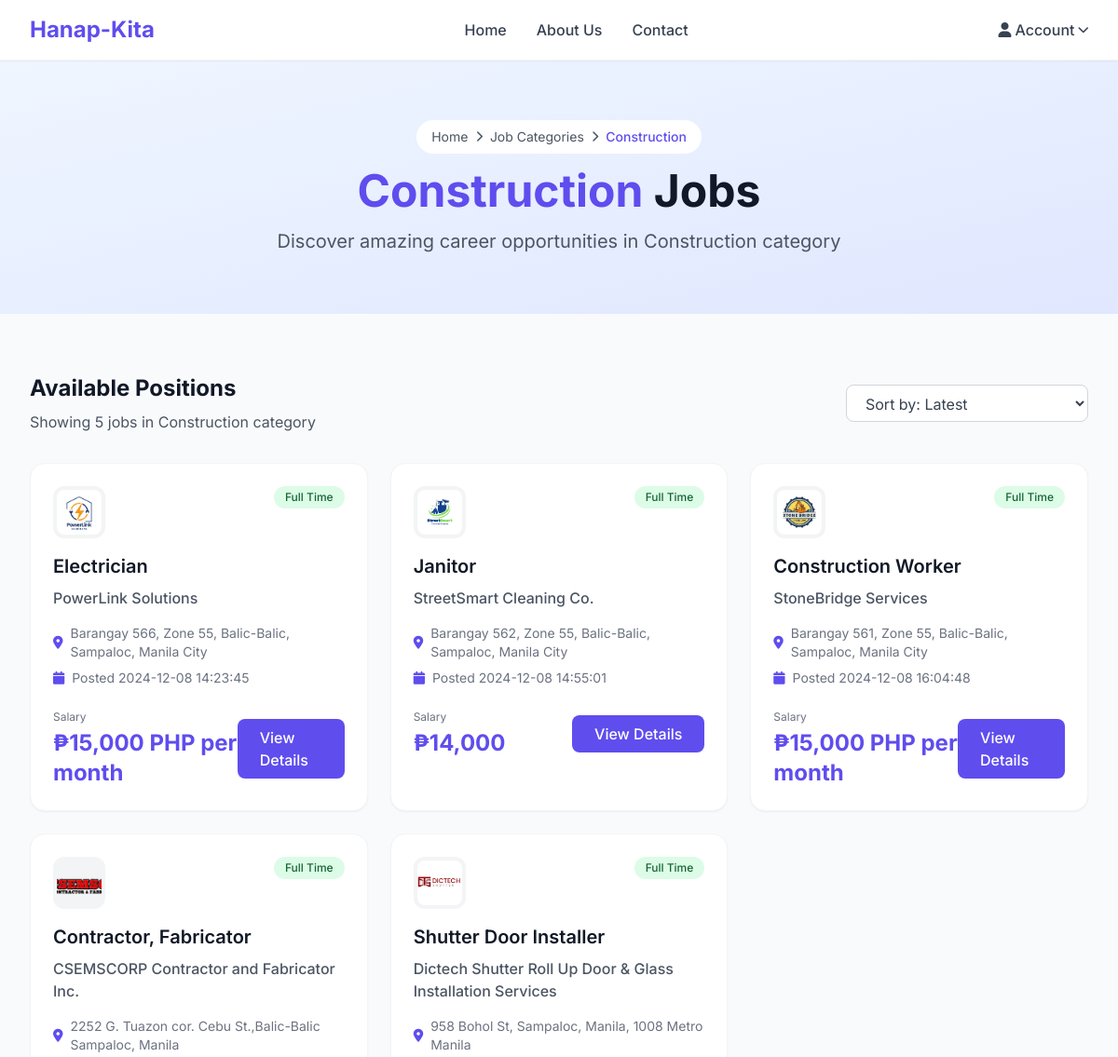
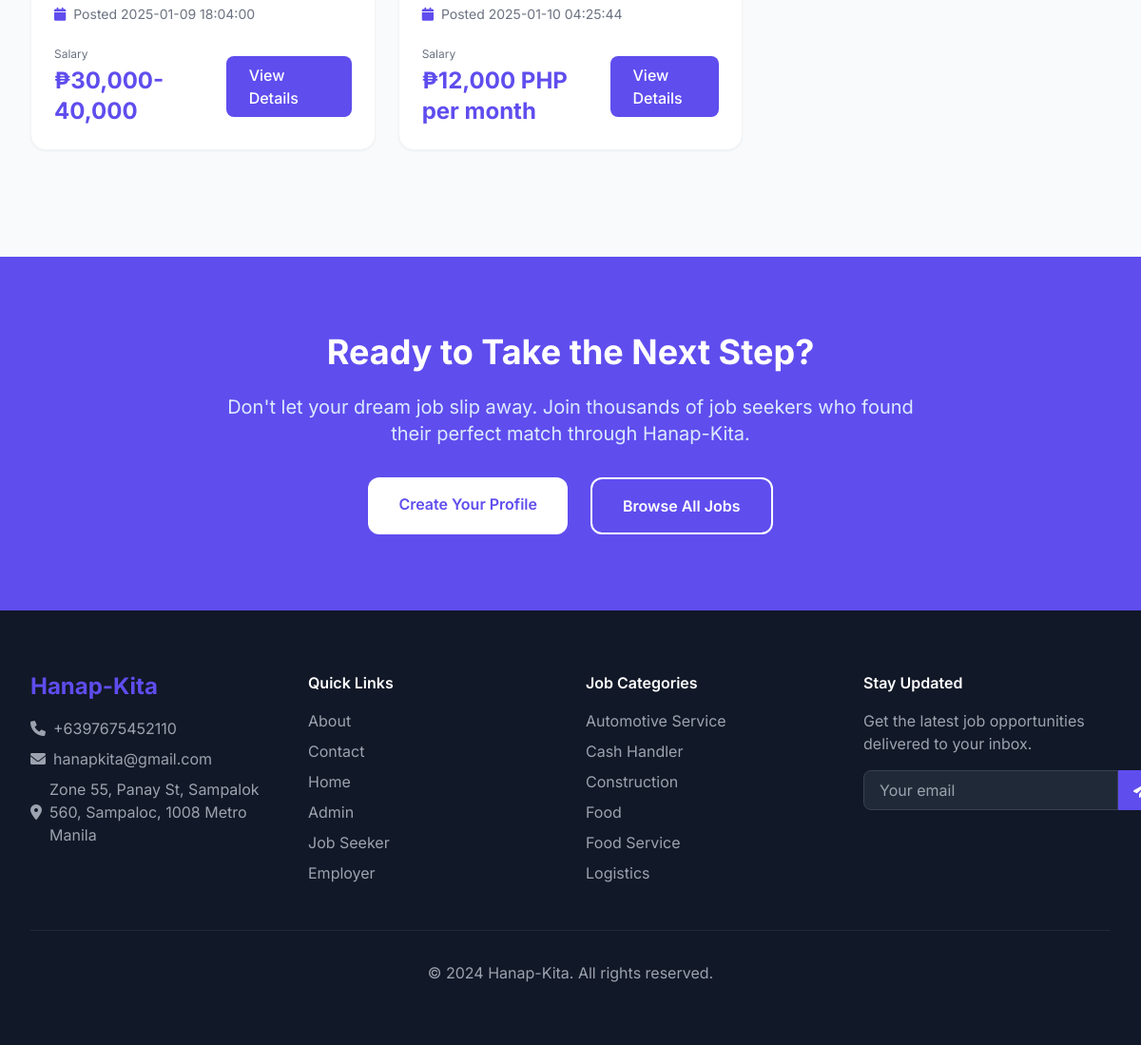
The page /hanapkita/view-categorywise-job.php?viewid=Construction on the database its author committed (2 pictures, top to bottom).
### tables this page shows
CREATE TABLE `tbljobs` (
  `jobId` int(11) NOT NULL,
  `employerId` int(11) NOT NULL,
  `jobCategory` varchar(255) DEFAULT NULL,
  `jobTitle` varchar(255) DEFAULT NULL,
  `jobType` varchar(255) DEFAULT NULL,
  `salaryPackage` char(200) DEFAULT NULL,
  `skillsRequired` varchar(255) DEFAULT NULL,
  `experience` varchar(50) DEFAULT NULL,
  `jobLocation` varchar(255) DEFAULT NULL,
  `jobDescription` mediumtext DEFAULT NULL,
  `JobExpdate` date DEFAULT NULL,
  `postinDate` timestamp NULL DEFAULT current_timestamp(),
  `updationDate` timestamp NULL DEFAULT NULL ON UPDATE current_timestamp(),
  `isActive` int(1) NOT NULL
);

CREATE TABLE `tblemployers` (
  `id` int(11) NOT NULL,
  `ConcernPerson` varchar(150) DEFAULT NULL,
  `EmpEmail` varchar(250) DEFAULT NULL,
  `EmpPassword` varchar(250) DEFAULT NULL,
  `CompnayName` varchar(255) DEFAULT NULL,
  `CompanyTagline` mediumtext DEFAULT NULL,
  `CompnayDescription` mediumtext DEFAULT NULL,
  `CompanyUrl` varchar(255) DEFAULT NULL,
  `CompnayLogo` varchar(200) DEFAULT NULL,
  `noOfEmployee` char(10) DEFAULT NULL,
  `industry` varchar(255) DEFAULT NULL,
  `typeBusinessEntity` varchar(255) DEFAULT NULL,
  `lcation` varchar(255) DEFAULT NULL,
  `establishedIn` char(200) DEFAULT NULL,
  `RegDtae` timestamp NULL DEFAULT current_timestamp(),
  `LastUpdationDate` timestamp NOT NULL DEFAULT current_timestamp() ON UPDATE current_timestamp(),
  `Is_Active` int(1) DEFAULT NULL
);

CREATE TABLE `tblpages` (
  `ID` int(11) NOT NULL,
  `PageType` varchar(200) DEFAULT NULL,
  `PageTitle` mediumtext DEFAULT NULL,
  `PageDescription` longtext DEFAULT NULL,
  `Email` varchar(200) NOT NULL,
  `MobileNumber` bigint(10) NOT NULL,
  `UpdationDate` timestamp NULL DEFAULT NULL ON UPDATE current_timestamp()
);

### hanapkita/view-categorywise-job.php (the view, shortened to what this page needs)
<?php
include('includes/config.php');
$vid=$_GET['viewid'];
?>
<!doctype html>
<html lang="en">
<head>
    <script src="https://cdn.tailwindcss.com"></script>
    <link href="https://cdnjs.cloudflare.com/ajax/libs/font-awesome/6.0.0/css/all.min.css" rel="stylesheet">
</head>
<body class="bg-gray-50 text-gray-900 font-sans">
    <header class="bg-white shadow-sm border-b border-gray-100 sticky top-0 z-50">
        <div class="max-w-7xl mx-auto px-4 sm:px-6 lg:px-8">
            <div class="flex justify-between items-center h-16">
                <div class="flex items-center">
                    <div class="flex-shrink-0">
                        <a href="index.php" class="text-2xl font-bold text-primary">Hanap-Kita</a>
                    </div>
                </div>
                <nav class="hidden md:flex space-x-8">
                    <a href="index.php" class="text-gray-700 hover:text-primary font-medium transition-colors">Home</a>
                    <a href="about.php" class="text-gray-700 hover:text-primary font-medium transition-colors">About Us</a>
                    <a href="contact.php" class="text-gray-700 hover:text-primary font-medium transition-colors">Contact</a>
                </nav>
                <div class="flex items-center space-x-4">
                    <?php if (strlen($_SESSION['jsid']==0)) {?>
                        <div class="relative group">
                            <button class="flex items-center space-x-1 text-gray-700 hover:text-primary font-medium transition-colors">
                                <i class="fas fa-user"></i>
                                <span>Account</span>
                                <i class="fas fa-chevron-down text-xs"></i>
                            </button>
                        </div>
                    <?php } ?>
                </div>
            </div>
        </div>
    </header>
    <section class="bg-gradient-to-br from-blue-50 to-indigo-100 py-16">
        <div class="max-w-7xl mx-auto px-4 sm:px-6 lg:px-8">
            <div class="text-center">
                <div class="inline-flex items-center space-x-2 bg-white rounded-full px-4 py-2 text-sm text-gray-600 mb-4">
                    <a href="index.php" class="hover:text-primary transition-colors">Home</a>
                    <i class="fas fa-chevron-right text-xs"></i>
                    <span>Job Categories</span>
                    <i class="fas fa-chevron-right text-xs"></i>
                    <span class="text-primary font-medium"><?php echo htmlentities($vid); ?></span>
                </div>
                <h1 class="text-4xl md:text-5xl font-bold text-gray-900 mb-4">
                    <span class="text-primary"><?php echo htmlentities($vid); ?></span> Jobs
                </h1>
                <p class="text-xl text-gray-600 max-w-3xl mx-auto">
                    Discover amazing career opportunities in <?php echo htmlentities($vid); ?> category
                </p>
            </div>
        </div>
    </section>
    <section class="py-16">
        <div class="max-w-7xl mx-auto px-4 sm:px-6 lg:px-8">
            <?php
            if (isset($_GET['page_no']) && $_GET['page_no']!="") {
                $page_no = $_GET['page_no'];
            } else {
                $page_no = 1;
            }
            $no_of_records_per_page = 12;
            $offset = ($page_no-1) * $no_of_records_per_page;
            $ret = "SELECT jobId FROM tbljobs where isActive='1' and tbljobs.jobCategory=:vid ";
            $query1 = $dbh -> prepare($ret);
            $query1->bindParam(':vid',$vid,PDO::PARAM_STR);
            $query1->execute();
            $total_rows=$query1->rowCount();
            $sql="SELECT tbljobs.*,tblemployers.CompnayLogo,tblemployers.CompnayName from tbljobs join tblemployers on tblemployers.id=tbljobs.employerId where tbljobs.jobCategory=:vid and isActive='1' LIMIT $offset, $no_of_records_per_page";
            $query = $dbh -> prepare($sql);
            $query->bindParam(':vid',$vid,PDO::PARAM_STR);
            $query->execute();
            $results=$query->fetchAll(PDO::FETCH_OBJ);
            ?>
            <div class="flex flex-col sm:flex-row justify-between items-start sm:items-center mb-8">
                <div>
                    <h2 class="text-2xl font-bold text-gray-900 mb-2">Available Positions</h2>
                    <p class="text-gray-600">
                        Showing <?php echo $total_rows; ?> job<?php echo $total_rows != 1 ? 's' : ''; ?>
                        in <?php echo htmlentities($vid); ?> category
                    </p>
                </div>
                <div class="mt-4 sm:mt-0">
                    <select class="bg-white border border-gray-300 rounded-lg px-4 py-2 text-gray-700 focus:ring-2 focus:ring-primary focus:border-transparent">
                        <option>Sort by: Latest</option>
                    </select>
                </div>
            </div>
            <?php if($query->rowCount() > 0) { ?>
            <div class="grid md:grid-cols-2 lg:grid-cols-3 gap-6 mb-12">
                <?php
                $cnt=1;
                foreach($results as $row) {
                    $badgeClass = 'bg-green-100 text-green-800';
                ?>
                <div class="bg-white rounded-2xl p-6 shadow-sm hover:shadow-lg transition-all border border-gray-100 group cursor-pointer">
                    <div class="flex items-start justify-between mb-4">
                        <div class="w-14 h-14 bg-gray-100 rounded-xl flex items-center justify-center overflow-hidden flex-shrink-0">
                            <?php if($row->CompnayLogo): ?>
                                <img src="employers/employerslogo/<?php echo $row->CompnayLogo;?>"
                                     alt="<?php echo htmlentities($row->CompnayName);?>"
                                     class="w-12 h-12 object-cover rounded-lg">
                            <?php else: ?>
                                <i class="fas fa-building text-gray-400 text-xl"></i>
                            <?php endif; ?>
                        </div>
                        <span class="<?php echo $badgeClass; ?> text-xs font-medium px-3 py-1 rounded-full">
                            <?php echo htmlentities($row->jobType); ?>
                        </span>
                    </div>
                    <h3 class="text-xl font-semibold text-gray-900 mb-2 group-hover:text-primary transition-colors">
                        <a href="jobs-details.php?jid=<?php echo ($row->jobId);?>" class="block">
                            <?php echo htmlentities($row->jobTitle); ?>
                        </a>
                    </h3>
                    <p class="text-gray-600 mb-4 font-medium"><?php echo htmlentities($row->CompnayName); ?></p>
                    <div class="space-y-2 mb-6">
                        <div class="flex items-center text-sm text-gray-500">
                            <i class="fas fa-map-marker-alt mr-2 text-primary"></i>
                            <span><?php echo htmlentities($row->jobLocation); ?></span>
                        </div>
                        <div class="flex items-center text-sm text-gray-500">
                            <i class="fas fa-calendar mr-2 text-primary"></i>
                            <span>Posted <?php echo htmlentities($row->postinDate); ?></span>
                        </div>
                    </div>
                    <div class="flex items-center justify-between">
                        <div>
                            <p class="text-xs text-gray-500 mb-1">Salary</p>
                            <span class="text-2xl font-bold text-primary">₱<?php echo htmlentities($row->salaryPackage); ?></span>
                        </div>
                        <a href="jobs-details.php?jid=<?php echo ($row->jobId);?>"
                           class="bg-primary text-white px-6 py-2 rounded-lg hover:bg-primary-dark transition-colors font-medium">
                            View Details
                        </a>
                    </div>
                </div>
                <?php $cnt=$cnt+1; } ?>
            </div>
            <?php } ?>
        </div>
    </section>
    <section class="py-20 bg-primary">
        <div class="max-w-7xl mx-auto px-4 sm:px-6 lg:px-8">
            <div class="text-center">
                <h2 class="text-4xl font-bold text-white mb-6">
                    Ready to Take the Next Step?
                </h2>
                <p class="text-xl text-blue-100 mb-8 max-w-3xl mx-auto">
                    Don't let your dream job slip away. Join thousands of job seekers who found their perfect match through Hanap-Kita.
                </p>
                <div class="flex flex-col sm:flex-row justify-center space-y-4 sm:space-y-0 sm:space-x-6">
                    <a href="sign-up.php" class="bg-white text-primary px-8 py-4 rounded-xl font-semibold hover:bg-gray-50 transition-colors">
                        Create Your Profile
                    </a>
                    <a href="index.php" class="bg-transparent border-2 border-white text-white px-8 py-4 rounded-xl font-semibold hover:bg-white hover:text-primary transition-colors">
                        Browse All Jobs
                    </a>
                </div>
            </div>
        </div>
    </section>
    <footer class="bg-gray-900 text-white py-16">
        <div class="max-w-7xl mx-auto px-4 sm:px-6 lg:px-8">
            <div class="grid md:grid-cols-4 gap-8">
                <div class="md:col-span-1">
                    <h3 class="text-2xl font-bold text-primary mb-4">Hanap-Kita</h3>
                    <?php
                    $sql="SELECT * from tblpages where PageType='contactus'";
                    $query = $dbh -> prepare($sql);
                    $query->execute();
                    $results=$query->fetchAll(PDO::FETCH_OBJ);
                    $cnt=1;
                    if($query->rowCount() > 0) {
                        foreach($results as $row) {
                    ?>
                    <ul class="space-y-2 text-gray-400">
                        <li class="flex items-center space-x-2">
                            <i class="fas fa-phone"></i>
                            <span>+<?php echo htmlentities($row->MobileNumber);?></span>
                        </li>
                        <li class="flex items-center space-x-2">
                            <i class="fas fa-envelope"></i>
                            <span><?php echo htmlentities($row->Email);?></span>
                        </li>
                        <li class="flex items-center space-x-2">
                            <i class="fas fa-map-marker-alt"></i>
                            <span><?php echo htmlentities($row->PageDescription);?></span>
                        </li>
                    </ul>
                    <?php $cnt=$cnt+1;}} ?>
                </div>
                <div>
                    <h4 class="font-semibold mb-4">Quick Links</h4>
                    <ul class="space-y-2">
                        <li><a href="about.php" class="text-gray-400 hover:text-white transition-colors">About</a></li>
                        <li><a href="contact.php" class="text-gray-400 hover:text-white transition-colors">Contact</a></li>
                        <li><a href="index.php" class="text-gray-400 hover:text-white transition-colors">Home</a></li>
                        <?php if (strlen($_SESSION['jsid']==0)) {?>
                        <li><a href="admin/index.php" class="text-gray-400 hover:text-white transition-colors">Admin</a></li>
                        <li><a href="sign-up.php" class="text-gray-400 hover:text-white transition-colors">Job Seeker</a></li>
                        <li><a href="employers/emp-login.php" class="text-gray-400 hover:text-white transition-colors">Employer</a></li>
                        <?php } ?>
                    </ul>
                </div>
                <div>
                    <h4 class="font-semibold mb-4">Job Categories</h4>
                    <ul class="space-y-2">
                        <?php
                        $sql="SELECT jobCategory,count(jobId) as totaljobs from tbljobs group by jobCategory LIMIT 6";
                        $query = $dbh -> prepare($sql);
                        $query->execute();
                        $results=$query->fetchAll(PDO::FETCH_OBJ);
                        foreach($results as $row) {
                        ?>
                        <li>
                            <a href="view-categorywise-job.php?viewid=<?php echo htmlentities($row->jobCategory);?>"
                               class="text-gray-400 hover:text-white transition-colors">
                                <?php echo htmlentities($row->jobCategory);?>
                            </a>
                        </li>
                        <?php } ?>
                    </ul>
                </div>
                <div>
                    <h4 class="font-semibold mb-4">Stay Updated</h4>
                    <p class="text-gray-400 mb-4">Get the latest job opportunities delivered to your inbox.</p>
                    <div class="flex">
                        <input type="email" placeholder="Your email"
                               class="flex-1 px-4 py-2 bg-gray-800 border border-gray-700 rounded-l-lg focus:outline-none focus:ring-2 focus:ring-primary">
                        <button class="bg-primary px-4 py-2 rounded-r-lg hover:bg-primary-dark transition-colors">
                            <i class="fas fa-paper-plane"></i>
                        </button>
                    </div>
                </div>
            </div>
            <div class="border-t border-gray-800 mt-12 pt-8 text-center">
                <p class="text-gray-400">&copy; 2024 Hanap-Kita. All rights reserved.</p>
            </div>
        </div>
    </footer>
</body>
</html>

### rows shown on the page
tbljobs: employerId.CompnayLogo (picture), jobType "Full Time", jobTitle "Electrician", employerId.CompnayName "PowerLink Solutions", jobLocation "Barangay 566, Zone 55, Balic-Balic, Sampaloc, Manila City", postinDate "2024-12-08 14:23:45", salaryPackage "15,000 PHP per month"
tbljobs: employerId.CompnayLogo (picture), jobType "Full Time", jobTitle "Janitor", employerId.CompnayName "StreetSmart Cleaning Co.", jobLocation "Barangay 562, Zone 55, Balic-Balic, Sampaloc, Manila City", postinDate "2024-12-08 14:55:01", salaryPackage "14,000"
tbljobs: employerId.CompnayLogo (picture), jobType "Full Time", jobTitle "Construction Worker", employerId.CompnayName "StoneBridge Services", jobLocation "Barangay 561, Zone 55, Balic-Balic, Sampaloc, Manila City", postinDate "2024-12-08 16:04:48", salaryPackage "15,000 PHP per month"
tbljobs: employerId.CompnayLogo (picture), jobType "Full Time", jobTitle "Contractor, Fabricator", employerId.CompnayName "CSEMSCORP Contractor and Fabricator Inc.", jobLocation "2252 G. Tuazon cor. Cebu St.,Balic-Balic Sampaloc, Manila", postinDate "2025-01-09 18:04:00", salaryPackage "30,000-40,000"
tbljobs: employerId.CompnayLogo (picture), jobType "Full Time", jobTitle "Shutter Door Installer", employerId.CompnayName "Dictech Shutter Roll Up Door & Glass Installation Services", jobLocation "958 Bohol St, Sampaloc, Manila, 1008 Metro Manila", postinDate "2025-01-10 04:25:44", salaryPackage "12,000 PHP per month"
tblpages: MobileNumber "6397675452110", Email "hanapkita@gmail.com", PageDescription "Zone 55, Panay St, Sampalok 560, Sampaloc, 1008 Metro Manila"

### other values the page prints
$vid "Construction"
$total_rows "5"
$row->jobCategory "Automotive Service"
$row->jobCategory "Cash Handler"
$row->jobCategory "Construction"
$row->jobCategory "Food"
$row->jobCategory "Food Service"
$row->jobCategory "Logistics"
